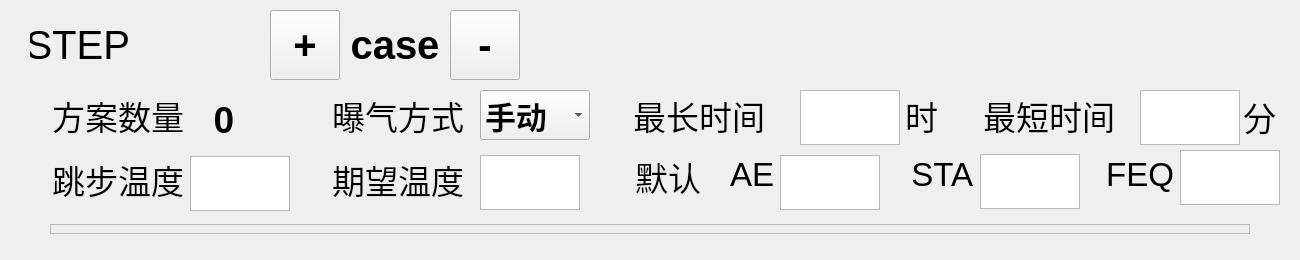
<?xml version="1.0" encoding="UTF-8"?>
<ui version="4.0">
 <class>FerStepForm</class>
 <widget class="QWidget" name="FerStepForm">
  <property name="geometry">
   <rect>
    <x>0</x>
    <y>0</y>
    <width>1300</width>
    <height>260</height>
   </rect>
  </property>
  <property name="sizePolicy">
   <sizepolicy hsizetype="Preferred" vsizetype="Preferred">
    <horstretch>0</horstretch>
    <verstretch>0</verstretch>
   </sizepolicy>
  </property>
  <property name="windowTitle">
   <string>Form</string>
  </property>
  <widget class="QLabel" name="label">
   <property name="geometry">
    <rect>
     <x>30</x>
     <y>20</y>
     <width>100</width>
     <height>50</height>
    </rect>
   </property>
   <property name="font">
    <font>
     <pointsize>30</pointsize>
    </font>
   </property>
   <property name="text">
    <string>STEP</string>
   </property>
   <property name="alignment">
    <set>Qt::AlignRight|Qt::AlignTrailing|Qt::AlignVCenter</set>
   </property>
   <property name="margin">
    <number>0</number>
   </property>
  </widget>
  <widget class="QLabel" name="step_seq_label">
   <property name="geometry">
    <rect>
     <x>140</x>
     <y>19</y>
     <width>50</width>
     <height>50</height>
    </rect>
   </property>
   <property name="font">
    <font>
     <pointsize>30</pointsize>
    </font>
   </property>
   <property name="frameShadow">
    <enum>QFrame::Raised</enum>
   </property>
   <property name="text">
    <string/>
   </property>
   <property name="alignment">
    <set>Qt::AlignCenter</set>
   </property>
   <property name="margin">
    <number>0</number>
   </property>
  </widget>
  <widget class="QLabel" name="label_2">
   <property name="geometry">
    <rect>
     <x>19</x>
     <y>154</y>
     <width>165</width>
     <height>50</height>
    </rect>
   </property>
   <property name="font">
    <font>
     <pointsize>25</pointsize>
    </font>
   </property>
   <property name="text">
    <string>跳步温度</string>
   </property>
   <property name="alignment">
    <set>Qt::AlignRight|Qt::AlignTrailing|Qt::AlignVCenter</set>
   </property>
   <property name="margin">
    <number>0</number>
   </property>
  </widget>
  <widget class="QLabel" name="label_3">
   <property name="geometry">
    <rect>
     <x>299</x>
     <y>154</y>
     <width>165</width>
     <height>50</height>
    </rect>
   </property>
   <property name="font">
    <font>
     <pointsize>25</pointsize>
    </font>
   </property>
   <property name="text">
    <string>期望温度</string>
   </property>
   <property name="alignment">
    <set>Qt::AlignRight|Qt::AlignTrailing|Qt::AlignVCenter</set>
   </property>
   <property name="margin">
    <number>0</number>
   </property>
  </widget>
  <widget class="QLabel" name="label_4">
   <property name="geometry">
    <rect>
     <x>620</x>
     <y>151</y>
     <width>81</width>
     <height>50</height>
    </rect>
   </property>
   <property name="font">
    <font>
     <pointsize>25</pointsize>
    </font>
   </property>
   <property name="text">
    <string>默认</string>
   </property>
   <property name="alignment">
    <set>Qt::AlignRight|Qt::AlignTrailing|Qt::AlignVCenter</set>
   </property>
   <property name="margin">
    <number>0</number>
   </property>
  </widget>
  <widget class="QLabel" name="label_6">
   <property name="geometry">
    <rect>
     <x>19</x>
     <y>90</y>
     <width>165</width>
     <height>50</height>
    </rect>
   </property>
   <property name="font">
    <font>
     <pointsize>25</pointsize>
    </font>
   </property>
   <property name="text">
    <string>方案数量</string>
   </property>
   <property name="alignment">
    <set>Qt::AlignRight|Qt::AlignTrailing|Qt::AlignVCenter</set>
   </property>
   <property name="margin">
    <number>0</number>
   </property>
  </widget>
  <widget class="QLabel" name="label_7">
   <property name="geometry">
    <rect>
     <x>299</x>
     <y>90</y>
     <width>165</width>
     <height>50</height>
    </rect>
   </property>
   <property name="font">
    <font>
     <pointsize>25</pointsize>
    </font>
   </property>
   <property name="text">
    <string>曝气方式</string>
   </property>
   <property name="alignment">
    <set>Qt::AlignRight|Qt::AlignTrailing|Qt::AlignVCenter</set>
   </property>
   <property name="margin">
    <number>0</number>
   </property>
  </widget>
  <widget class="QLabel" name="label_8">
   <property name="geometry">
    <rect>
     <x>600</x>
     <y>90</y>
     <width>165</width>
     <height>50</height>
    </rect>
   </property>
   <property name="font">
    <font>
     <pointsize>25</pointsize>
    </font>
   </property>
   <property name="text">
    <string>最长时间</string>
   </property>
   <property name="alignment">
    <set>Qt::AlignRight|Qt::AlignTrailing|Qt::AlignVCenter</set>
   </property>
   <property name="margin">
    <number>0</number>
   </property>
  </widget>
  <widget class="QLabel" name="label_9">
   <property name="geometry">
    <rect>
     <x>950</x>
     <y>90</y>
     <width>165</width>
     <height>50</height>
    </rect>
   </property>
   <property name="font">
    <font>
     <pointsize>25</pointsize>
    </font>
   </property>
   <property name="text">
    <string>最短时间</string>
   </property>
   <property name="alignment">
    <set>Qt::AlignRight|Qt::AlignTrailing|Qt::AlignVCenter</set>
   </property>
   <property name="margin">
    <number>0</number>
   </property>
  </widget>
  <widget class="QComboBox" name="air_mode_comboBox">
   <property name="geometry">
    <rect>
     <x>480</x>
     <y>90</y>
     <width>110</width>
     <height>50</height>
    </rect>
   </property>
   <property name="font">
    <font>
     <pointsize>23</pointsize>
     <weight>75</weight>
     <bold>true</bold>
    </font>
   </property>
   <property name="currentText">
    <string>手动</string>
   </property>
   <property name="currentIndex">
    <number>0</number>
   </property>
   <property name="maxVisibleItems">
    <number>6</number>
   </property>
   <item>
    <property name="text">
     <string>手动</string>
    </property>
   </item>
   <item>
    <property name="text">
     <string>自动</string>
    </property>
   </item>
  </widget>
  <widget class="QTextEdit" name="max_time_text_edit">
   <property name="geometry">
    <rect>
     <x>800</x>
     <y>90</y>
     <width>100</width>
     <height>55</height>
    </rect>
   </property>
   <property name="font">
    <font>
     <pointsize>25</pointsize>
    </font>
   </property>
   <property name="inputMethodHints">
    <set>Qt::ImhDigitsOnly</set>
   </property>
  </widget>
  <widget class="QTextEdit" name="min_time_text_edit">
   <property name="geometry">
    <rect>
     <x>1140</x>
     <y>90</y>
     <width>100</width>
     <height>55</height>
    </rect>
   </property>
   <property name="font">
    <font>
     <pointsize>25</pointsize>
    </font>
   </property>
   <property name="inputMethodHints">
    <set>Qt::ImhDigitsOnly</set>
   </property>
  </widget>
  <widget class="QTextEdit" name="def_ae_text_edit">
   <property name="geometry">
    <rect>
     <x>780</x>
     <y>155</y>
     <width>100</width>
     <height>55</height>
    </rect>
   </property>
   <property name="font">
    <font>
     <pointsize>25</pointsize>
    </font>
   </property>
   <property name="inputMethodHints">
    <set>Qt::ImhDigitsOnly</set>
   </property>
  </widget>
  <widget class="QTextEdit" name="def_sta_text_edit">
   <property name="geometry">
    <rect>
     <x>980</x>
     <y>154</y>
     <width>100</width>
     <height>55</height>
    </rect>
   </property>
   <property name="font">
    <font>
     <pointsize>25</pointsize>
    </font>
   </property>
   <property name="inputMethodHints">
    <set>Qt::ImhDigitsOnly</set>
   </property>
  </widget>
  <widget class="QLabel" name="label_5">
   <property name="geometry">
    <rect>
     <x>714</x>
     <y>149</y>
     <width>60</width>
     <height>50</height>
    </rect>
   </property>
   <property name="font">
    <font>
     <pointsize>25</pointsize>
    </font>
   </property>
   <property name="text">
    <string>AE</string>
   </property>
   <property name="alignment">
    <set>Qt::AlignRight|Qt::AlignTrailing|Qt::AlignVCenter</set>
   </property>
   <property name="margin">
    <number>0</number>
   </property>
  </widget>
  <widget class="QLabel" name="label_10">
   <property name="geometry">
    <rect>
     <x>893</x>
     <y>149</y>
     <width>80</width>
     <height>50</height>
    </rect>
   </property>
   <property name="font">
    <font>
     <pointsize>25</pointsize>
    </font>
   </property>
   <property name="text">
    <string>STA</string>
   </property>
   <property name="alignment">
    <set>Qt::AlignRight|Qt::AlignTrailing|Qt::AlignVCenter</set>
   </property>
   <property name="margin">
    <number>0</number>
   </property>
  </widget>
  <widget class="QTextEdit" name="step_tmp_text_edit">
   <property name="geometry">
    <rect>
     <x>190</x>
     <y>156</y>
     <width>100</width>
     <height>55</height>
    </rect>
   </property>
   <property name="font">
    <font>
     <pointsize>25</pointsize>
    </font>
   </property>
   <property name="inputMethodHints">
    <set>Qt::ImhDigitsOnly</set>
   </property>
  </widget>
  <widget class="QTextEdit" name="expect_tmp_text_edit">
   <property name="geometry">
    <rect>
     <x>480</x>
     <y>155</y>
     <width>100</width>
     <height>55</height>
    </rect>
   </property>
   <property name="font">
    <font>
     <pointsize>25</pointsize>
    </font>
   </property>
   <property name="inputMethodHints">
    <set>Qt::ImhDigitsOnly</set>
   </property>
  </widget>
  <widget class="QFrame" name="cases_frame">
   <property name="geometry">
    <rect>
     <x>50</x>
     <y>224</y>
     <width>1200</width>
     <height>10</height>
    </rect>
   </property>
   <property name="sizePolicy">
    <sizepolicy hsizetype="Preferred" vsizetype="Preferred">
     <horstretch>0</horstretch>
     <verstretch>0</verstretch>
    </sizepolicy>
   </property>
   <property name="frameShape">
    <enum>QFrame::StyledPanel</enum>
   </property>
   <property name="frameShadow">
    <enum>QFrame::Raised</enum>
   </property>
  </widget>
  <widget class="QPushButton" name="add_case_push_button">
   <property name="geometry">
    <rect>
     <x>270</x>
     <y>10</y>
     <width>70</width>
     <height>70</height>
    </rect>
   </property>
   <property name="font">
    <font>
     <pointsize>30</pointsize>
     <weight>75</weight>
     <bold>true</bold>
    </font>
   </property>
   <property name="text">
    <string>+</string>
   </property>
  </widget>
  <widget class="QPushButton" name="reduce_case_push_button">
   <property name="geometry">
    <rect>
     <x>450</x>
     <y>10</y>
     <width>70</width>
     <height>70</height>
    </rect>
   </property>
   <property name="font">
    <font>
     <pointsize>30</pointsize>
     <weight>75</weight>
     <bold>true</bold>
    </font>
   </property>
   <property name="text">
    <string>-</string>
   </property>
  </widget>
  <widget class="QLabel" name="label_11">
   <property name="geometry">
    <rect>
     <x>350</x>
     <y>20</y>
     <width>90</width>
     <height>50</height>
    </rect>
   </property>
   <property name="font">
    <font>
     <pointsize>30</pointsize>
     <weight>75</weight>
     <bold>true</bold>
    </font>
   </property>
   <property name="text">
    <string>case</string>
   </property>
   <property name="alignment">
    <set>Qt::AlignCenter</set>
   </property>
  </widget>
  <widget class="QLabel" name="plan_num_label">
   <property name="geometry">
    <rect>
     <x>199</x>
     <y>100</y>
     <width>50</width>
     <height>40</height>
    </rect>
   </property>
   <property name="font">
    <font>
     <pointsize>28</pointsize>
     <weight>75</weight>
     <bold>true</bold>
    </font>
   </property>
   <property name="text">
    <string>0</string>
   </property>
   <property name="alignment">
    <set>Qt::AlignCenter</set>
   </property>
  </widget>
  <widget class="QTextEdit" name="def_frq_text_edit">
   <property name="geometry">
    <rect>
     <x>1180</x>
     <y>150</y>
     <width>100</width>
     <height>55</height>
    </rect>
   </property>
   <property name="font">
    <font>
     <pointsize>25</pointsize>
    </font>
   </property>
   <property name="inputMethodHints">
    <set>Qt::ImhDigitsOnly</set>
   </property>
  </widget>
  <widget class="QLabel" name="label_12">
   <property name="geometry">
    <rect>
     <x>1094</x>
     <y>149</y>
     <width>80</width>
     <height>50</height>
    </rect>
   </property>
   <property name="font">
    <font>
     <pointsize>25</pointsize>
    </font>
   </property>
   <property name="text">
    <string>FEQ</string>
   </property>
   <property name="alignment">
    <set>Qt::AlignRight|Qt::AlignTrailing|Qt::AlignVCenter</set>
   </property>
   <property name="margin">
    <number>0</number>
   </property>
  </widget>
  <widget class="QLabel" name="label_13">
   <property name="geometry">
    <rect>
     <x>903</x>
     <y>90</y>
     <width>35</width>
     <height>50</height>
    </rect>
   </property>
   <property name="font">
    <font>
     <pointsize>25</pointsize>
    </font>
   </property>
   <property name="text">
    <string>时</string>
   </property>
   <property name="alignment">
    <set>Qt::AlignRight|Qt::AlignTrailing|Qt::AlignVCenter</set>
   </property>
   <property name="margin">
    <number>0</number>
   </property>
  </widget>
  <widget class="QLabel" name="label_14">
   <property name="geometry">
    <rect>
     <x>1241</x>
     <y>91</y>
     <width>35</width>
     <height>50</height>
    </rect>
   </property>
   <property name="font">
    <font>
     <pointsize>25</pointsize>
    </font>
   </property>
   <property name="text">
    <string>分</string>
   </property>
   <property name="alignment">
    <set>Qt::AlignRight|Qt::AlignTrailing|Qt::AlignVCenter</set>
   </property>
   <property name="margin">
    <number>0</number>
   </property>
  </widget>
 </widget>
 <resources/>
 <connections/>
</ui>
